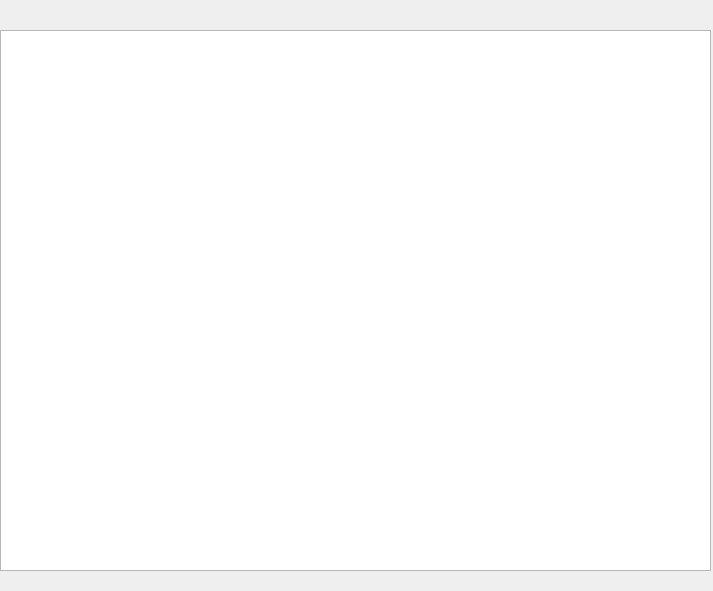
<?xml version="1.0" encoding="UTF-8"?>
<ui version="4.0">
 <class>Form</class>
 <widget class="QWidget" name="Form">
  <property name="geometry">
   <rect>
    <x>0</x>
    <y>0</y>
    <width>713</width>
    <height>591</height>
   </rect>
  </property>
  <property name="windowTitle">
   <string>Form</string>
  </property>
  <widget class="QTableWidget" name="tableWidget">
   <property name="geometry">
    <rect>
     <x>0</x>
     <y>30</y>
     <width>711</width>
     <height>541</height>
    </rect>
   </property>
  </widget>
 </widget>
 <resources/>
 <connections/>
</ui>
